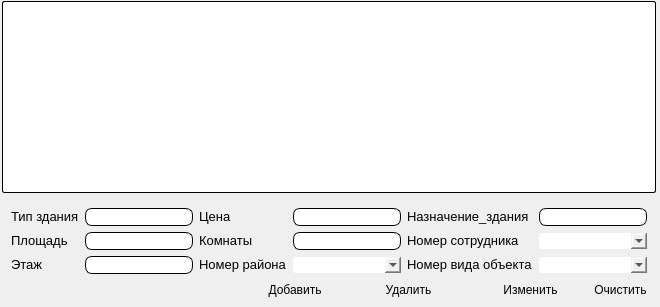
          <widget class="QWidget" name="tab">
           <attribute name="title">
            <string>Недвижимость</string>
           </attribute>
           <layout class="QGridLayout" name="gridLayout_13">
            <property name="leftMargin">
             <number>2</number>
            </property>
            <property name="topMargin">
             <number>1</number>
            </property>
            <property name="rightMargin">
             <number>4</number>
            </property>
            <property name="bottomMargin">
             <number>4</number>
            </property>
            <item row="0" column="0">
             <widget class="QTableWidget" name="tableWidget_3">
              <property name="styleSheet">
               <string notr="true">border-radius: 2px;      
  border-width: 1px;      
  border-color:  black;   
  border-style: outset;
background-color: rgb(255, 255, 255);</string>
              </property>
             </widget>
            </item>
            <item row="1" column="0">
             <widget class="QWidget" name="widget_17" native="true">
              <property name="styleSheet">
               <string notr="true">border-radius: 3px;
</string>
              </property>
              <layout class="QGridLayout" name="gridLayout_5">
               <property name="bottomMargin">
                <number>3</number>
               </property>
               <item row="0" column="0">
                <widget class="QLabel" name="label_63">
                 <property name="text">
                  <string>&lt;html&gt;&lt;head/&gt;&lt;body&gt;&lt;p&gt;&lt;span style=&quot; font-size:10pt;&quot;&gt;Тип здания&lt;/span&gt;&lt;/p&gt;&lt;/body&gt;&lt;/html&gt;</string>
                 </property>
                </widget>
               </item>
               <item row="0" column="1">
                <widget class="QLineEdit" name="line21">
                 <property name="styleSheet">
                  <string notr="true">border-radius: 7px;      
  border-width: 1px;      
  border-color:  black;   
  border-style: outset;background-color: rgb(255, 255, 255);</string>
                 </property>
                </widget>
               </item>
               <item row="0" column="2">
                <widget class="QLabel" name="label_66">
                 <property name="text">
                  <string>&lt;html&gt;&lt;head/&gt;&lt;body&gt;&lt;p&gt;&lt;span style=&quot; font-size:10pt;&quot;&gt;Цена&lt;/span&gt;&lt;/p&gt;&lt;/body&gt;&lt;/html&gt;</string>
                 </property>
                </widget>
               </item>
               <item row="0" column="4" colspan="2">
                <widget class="QLineEdit" name="line22">
                 <property name="styleSheet">
                  <string notr="true">background-color: rgb(255, 255, 255);
border-radius: 7px;      
  border-width: 1px;      
  border-color:  black;   
  border-style: outset;</string>
                 </property>
                </widget>
               </item>
               <item row="0" column="6" colspan="2">
                <widget class="QLabel" name="label_89">
                 <property name="text">
                  <string>&lt;html&gt;&lt;head/&gt;&lt;body&gt;&lt;p&gt;&lt;span style=&quot; font-size:10pt;&quot;&gt;Назначение_здания&lt;/span&gt;&lt;/p&gt;&lt;/body&gt;&lt;/html&gt;</string>
                 </property>
                </widget>
               </item>
               <item row="0" column="8" colspan="2">
                <widget class="QLineEdit" name="line26">
                 <property name="styleSheet">
                  <string notr="true">background-color: rgb(255, 255, 255);
border-radius: 7px;      
  border-width: 1px;      
  border-color:  black;   
  border-style: outset;</string>
                 </property>
                </widget>
               </item>
               <item row="1" column="0">
                <widget class="QLabel" name="label_65">
                 <property name="text">
                  <string>&lt;html&gt;&lt;head/&gt;&lt;body&gt;&lt;p&gt;&lt;span style=&quot; font-size:10pt;&quot;&gt;Площадь&lt;/span&gt;&lt;/p&gt;&lt;/body&gt;&lt;/html&gt;</string>
                 </property>
                </widget>
               </item>
               <item row="1" column="1">
                <widget class="QLineEdit" name="line23">
                 <property name="styleSheet">
                  <string notr="true">background-color: rgb(255, 255, 255);
border-radius: 7px;      
  border-width: 1px;      
  border-color:  black;   
  border-style: outset;</string>
                 </property>
                </widget>
               </item>
               <item row="1" column="2" colspan="2">
                <widget class="QLabel" name="label_67">
                 <property name="text">
                  <string>&lt;html&gt;&lt;head/&gt;&lt;body&gt;&lt;p&gt;&lt;span style=&quot; font-size:10pt;&quot;&gt;Комнаты&lt;/span&gt;&lt;/p&gt;&lt;/body&gt;&lt;/html&gt;</string>
                 </property>
                </widget>
               </item>
               <item row="1" column="4" colspan="2">
                <widget class="QLineEdit" name="line24">
                 <property name="styleSheet">
                  <string notr="true">background-color: rgb(255, 255, 255);
border-radius: 7px;      
  border-width: 1px;      
  border-color:  black;   
  border-style: outset;</string>
                 </property>
                </widget>
               </item>
               <item row="1" column="6" colspan="2">
                <widget class="QLabel" name="label_90">
                 <property name="text">
                  <string>&lt;html&gt;&lt;head/&gt;&lt;body&gt;&lt;p&gt;&lt;span style=&quot; font-size:10pt;&quot;&gt;Номер сотрудника&lt;/span&gt;&lt;/p&gt;&lt;/body&gt;&lt;/html&gt;</string>
                 </property>
                </widget>
               </item>
               <item row="1" column="8" colspan="2">
                <widget class="QComboBox" name="comboBox_5"/>
               </item>
               <item row="2" column="0">
                <widget class="QLabel" name="label_61">
                 <property name="text">
                  <string>&lt;html&gt;&lt;head/&gt;&lt;body&gt;&lt;p&gt;&lt;span style=&quot; font-size:10pt;&quot;&gt;Этаж&lt;/span&gt;&lt;/p&gt;&lt;/body&gt;&lt;/html&gt;</string>
                 </property>
                </widget>
               </item>
               <item row="2" column="1">
                <widget class="QLineEdit" name="line25">
                 <property name="styleSheet">
                  <string notr="true">background-color: rgb(255, 255, 255);
border-radius: 7px;      
  border-width: 1px;      
  border-color:  black;   
  border-style: outset;</string>
                 </property>
                </widget>
               </item>
               <item row="2" column="2" colspan="2">
                <widget class="QLabel" name="label_91">
                 <property name="text">
                  <string>&lt;html&gt;&lt;head/&gt;&lt;body&gt;&lt;p&gt;&lt;span style=&quot; font-size:10pt;&quot;&gt;Номер района&lt;/span&gt;&lt;/p&gt;&lt;/body&gt;&lt;/html&gt;</string>
                 </property>
                </widget>
               </item>
               <item row="2" column="4" colspan="2">
                <widget class="QComboBox" name="comboBox_6"/>
               </item>
               <item row="2" column="6" colspan="2">
                <widget class="QLabel" name="label_101">
                 <property name="text">
                  <string>&lt;html&gt;&lt;head/&gt;&lt;body&gt;&lt;p&gt;&lt;span style=&quot; font-size:10pt;&quot;&gt;Номер вида объекта&lt;/span&gt;&lt;/p&gt;&lt;/body&gt;&lt;/html&gt;</string>
                 </property>
                </widget>
               </item>
               <item row="2" column="8" colspan="2">
                <widget class="QComboBox" name="comboBox_7"/>
               </item>
               <item row="3" column="0" colspan="3">
                <spacer name="horizontalSpacer_5">
                 <property name="orientation">
                  <enum>Qt::Horizontal</enum>
                 </property>
                 <property name="sizeHint" stdset="0">
                  <size>
                   <width>222</width>
                   <height>20</height>
                  </size>
                 </property>
                </spacer>
               </item>
               <item row="3" column="3" colspan="2">
                <widget class="QPushButton" name="pushButton_16">
                 <property name="styleSheet">
                  <string notr="true"/>
                 </property>
                 <property name="text">
                  <string>Добавить</string>
                 </property>
                </widget>
               </item>
               <item row="3" column="5" colspan="2">
                <widget class="QPushButton" name="pushButton_24">
                 <property name="styleSheet">
                  <string notr="true"/>
                 </property>
                 <property name="text">
                  <string>Удалить</string>
                 </property>
                </widget>
               </item>
               <item row="3" column="7" colspan="2">
                <widget class="QPushButton" name="pushButton_17">
                 <property name="styleSheet">
                  <string notr="true"/>
                 </property>
                 <property name="text">
                  <string>Изменить</string>
                 </property>
                </widget>
               </item>
               <item row="3" column="9">
                <widget class="QPushButton" name="pushButton_15">
                 <property name="styleSheet">
                  <string notr="true"/>
                 </property>
                 <property name="text">
                  <string>Очистить</string>
                 </property>
                </widget>
               </item>
              </layout>
             </widget>
            </item>
           </layout>
          </widget>
